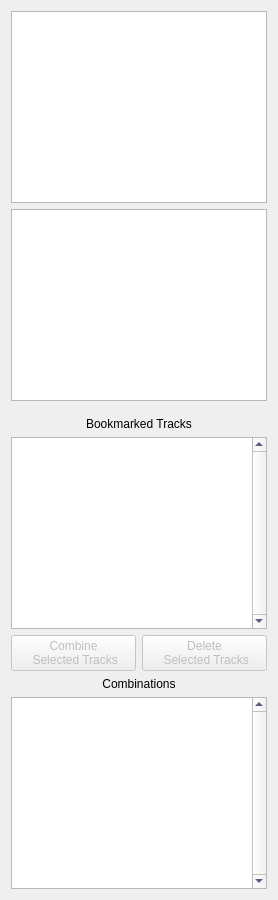
      <widget class="QWidget" name="tab_event">
       <property name="enabled">
        <bool>true</bool>
       </property>
       <attribute name="title">
        <string> Events</string>
       </attribute>
       <layout class="QVBoxLayout" name="verticalLayout_7">
        <item>
         <widget class="AEventManagerTreeView" name="packageList">
          <property name="enabled">
           <bool>true</bool>
          </property>
          <property name="sizePolicy">
           <sizepolicy hsizetype="Expanding" vsizetype="Expanding">
            <horstretch>0</horstretch>
            <verstretch>0</verstretch>
           </sizepolicy>
          </property>
          <property name="minimumSize">
           <size>
            <width>0</width>
            <height>0</height>
           </size>
          </property>
          <property name="baseSize">
           <size>
            <width>0</width>
            <height>0</height>
           </size>
          </property>
          <property name="styleSheet">
           <string notr="true">color: rgb(0, 0, 0);</string>
          </property>
          <property name="rootIsDecorated">
           <bool>false</bool>
          </property>
          <property name="animated">
           <bool>true</bool>
          </property>
          <property name="headerHidden">
           <bool>true</bool>
          </property>
          <property name="expandsOnDoubleClick">
           <bool>false</bool>
          </property>
         </widget>
        </item>
        <item>
         <widget class="QGraphicsView" name="eventInfo">
          <property name="minimumSize">
           <size>
            <width>0</width>
            <height>175</height>
           </size>
          </property>
          <property name="frameShadow">
           <enum>QFrame::Sunken</enum>
          </property>
          <property name="lineWidth">
           <number>1</number>
          </property>
          <property name="midLineWidth">
           <number>0</number>
          </property>
          <property name="verticalScrollBarPolicy">
           <enum>Qt::ScrollBarAlwaysOff</enum>
          </property>
          <property name="horizontalScrollBarPolicy">
           <enum>Qt::ScrollBarAlwaysOff</enum>
          </property>
          <property name="interactive">
           <bool>false</bool>
          </property>
         </widget>
        </item>
        <item>
         <spacer name="verticalSpacer_5">
          <property name="orientation">
           <enum>Qt::Vertical</enum>
          </property>
          <property name="sizeType">
           <enum>QSizePolicy::Fixed</enum>
          </property>
          <property name="sizeHint" stdset="0">
           <size>
            <width>20</width>
            <height>10</height>
           </size>
          </property>
         </spacer>
        </item>
        <item>
         <widget class="QLabel" name="label_4">
          <property name="text">
           <string>Bookmarked Tracks</string>
          </property>
          <property name="alignment">
           <set>Qt::AlignCenter</set>
          </property>
         </widget>
        </item>
        <item>
         <widget class="QTableView" name="selectedTracksTable">
          <property name="sizePolicy">
           <sizepolicy hsizetype="Expanding" vsizetype="Expanding">
            <horstretch>0</horstretch>
            <verstretch>0</verstretch>
           </sizepolicy>
          </property>
          <property name="minimumSize">
           <size>
            <width>225</width>
            <height>140</height>
           </size>
          </property>
          <property name="maximumSize">
           <size>
            <width>16777215</width>
            <height>16777215</height>
           </size>
          </property>
          <property name="styleSheet">
           <string notr="true">color: rgb(0, 0, 55);</string>
          </property>
          <property name="frameShape">
           <enum>QFrame::StyledPanel</enum>
          </property>
          <property name="frameShadow">
           <enum>QFrame::Sunken</enum>
          </property>
          <property name="verticalScrollBarPolicy">
           <enum>Qt::ScrollBarAlwaysOn</enum>
          </property>
          <property name="horizontalScrollBarPolicy">
           <enum>Qt::ScrollBarAlwaysOff</enum>
          </property>
          <property name="selectionBehavior">
           <enum>QAbstractItemView::SelectRows</enum>
          </property>
          <property name="textElideMode">
           <enum>Qt::ElideMiddle</enum>
          </property>
          <property name="showGrid">
           <bool>true</bool>
          </property>
          <property name="gridStyle">
           <enum>Qt::SolidLine</enum>
          </property>
          <property name="sortingEnabled">
           <bool>true</bool>
          </property>
          <property name="rowCount" stdset="0">
           <number>0</number>
          </property>
          <property name="columnCount" stdset="0">
           <number>3</number>
          </property>
         </widget>
        </item>
        <item>
         <layout class="QHBoxLayout" name="horizontalLayout_4">
          <item>
           <widget class="QPushButton" name="combineTracks">
            <property name="enabled">
             <bool>false</bool>
            </property>
            <property name="text">
             <string>Combine 
 Selected Tracks</string>
            </property>
           </widget>
          </item>
          <item>
           <widget class="QPushButton" name="deleteTracks">
            <property name="enabled">
             <bool>false</bool>
            </property>
            <property name="text">
             <string>Delete  
 Selected Tracks</string>
            </property>
           </widget>
          </item>
         </layout>
        </item>
        <item>
         <widget class="QLabel" name="label_5">
          <property name="text">
           <string>Combinations</string>
          </property>
          <property name="alignment">
           <set>Qt::AlignCenter</set>
          </property>
         </widget>
        </item>
        <item>
         <widget class="QTableViewWithContextMenu" name="combinedTracksTable">
          <property name="sizePolicy">
           <sizepolicy hsizetype="Expanding" vsizetype="Expanding">
            <horstretch>0</horstretch>
            <verstretch>0</verstretch>
           </sizepolicy>
          </property>
          <property name="minimumSize">
           <size>
            <width>225</width>
            <height>140</height>
           </size>
          </property>
          <property name="maximumSize">
           <size>
            <width>16777215</width>
            <height>16777215</height>
           </size>
          </property>
          <property name="autoFillBackground">
           <bool>false</bool>
          </property>
          <property name="styleSheet">
           <string notr="true">color: rgb(0, 0, 55);</string>
          </property>
          <property name="frameShape">
           <enum>QFrame::StyledPanel</enum>
          </property>
          <property name="frameShadow">
           <enum>QFrame::Sunken</enum>
          </property>
          <property name="verticalScrollBarPolicy">
           <enum>Qt::ScrollBarAlwaysOn</enum>
          </property>
          <property name="horizontalScrollBarPolicy">
           <enum>Qt::ScrollBarAlwaysOff</enum>
          </property>
          <property name="selectionBehavior">
           <enum>QAbstractItemView::SelectRows</enum>
          </property>
          <property name="textElideMode">
           <enum>Qt::ElideMiddle</enum>
          </property>
          <property name="showGrid">
           <bool>true</bool>
          </property>
          <property name="gridStyle">
           <enum>Qt::SolidLine</enum>
          </property>
          <property name="sortingEnabled">
           <bool>true</bool>
          </property>
          <property name="rowCount" stdset="0">
           <number>0</number>
          </property>
          <property name="columnCount" stdset="0">
           <number>3</number>
          </property>
         </widget>
        </item>
       </layout>
      </widget>
